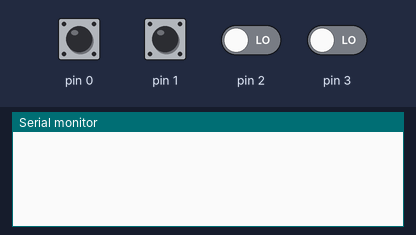
Recording of a sketch running on a simulated Arduino Leonardo, built with avr-gcc and run on an emulated ATmega32U4. On the bench: the last lines printed to the serial monitor. The inputs (shaded band) are chosen by the test bench; at power-on: pin 0, pin 1 HIGH, pin 2, pin 3 LOW.

Above: at 1.2 s.
1.3 s: pin 0 pulled LOW for 0.15 s
At 2.6 s:
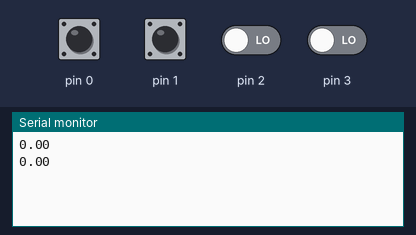
2.9 s: pin 2 driven HIGH
At 3.4 s:
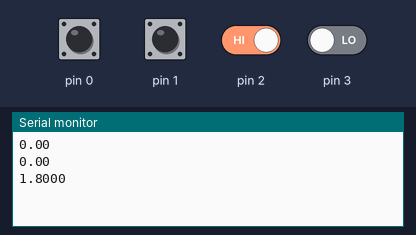
4.4 s: pin 3 driven HIGH
At 5.6 s:
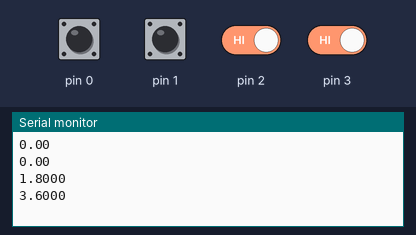
5.9 s: pin 2 driven LOW
At 6.9 s:
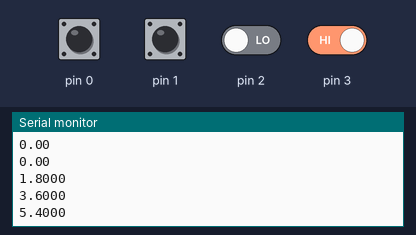
7.4 s: pin 3 driven LOW
At 8.0 s:
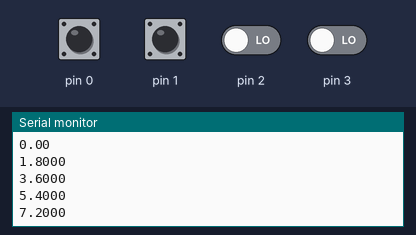
Timing chart, 0 to 9.9 s (numbered marks = the images above; inputs shaded):
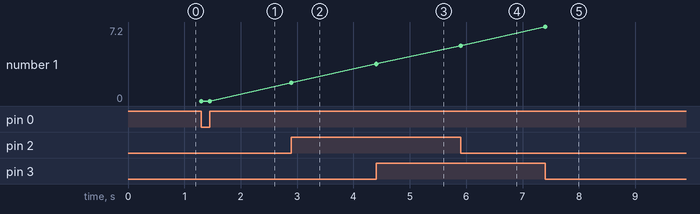

Measured:
- after the input at 1.3 s, the serial monitor: prints a new line at once (image 1)
- after the input at 2.9 s, the serial monitor: prints a new line at once (image 2)
- after the input at 4.4 s, the serial monitor: prints a new line at once (image 3)
- after the input at 5.9 s, the serial monitor: prints a new line at once (image 4)
- after the input at 7.4 s, the serial monitor: prints a new line at once (image 5)
- plotted number 1: 0 → 1.8 after the input at 2.9 s, 1.8 → 3.6 after the input at 4.4 s, 3.6 → 5.4 after the input at 5.9 s, 5.4 → 7.2 after the input at 7.4 s

The sketch:

Player2.ino
```cpp
#include <Keyboard.h>

#define STEP_ANGLE 1.8
bool pin2, pin3;
volatile float degree;
volatile bool keyboardFlag;
void setup() {
  degree = 0;
  keyboardFlag = false;
  pinMode(0, INPUT_PULLUP);
  pinMode(1, INPUT_PULLUP);
  pinMode(2, INPUT);
  pinMode(3, INPUT);
  attachInterrupt(digitalPinToInterrupt(0), zero, CHANGE);
  attachInterrupt(digitalPinToInterrupt(1), item, FALLING);
}

void loop() {
  pin2 = digitalRead(2);
  pin3 = digitalRead(3);
  if (pin2^pin3) {
    while (digitalRead(2)^digitalRead(3)) {}
    if (!(pin2^digitalRead(2))&(pin3^digitalRead(3))==1) {
      degree += STEP_ANGLE;
    } else {
      degree -= STEP_ANGLE;
    }
  } else {
    while (!(digitalRead(2)^digitalRead(3))) {}
    if ((pin2^digitalRead(2))&!(pin3^digitalRead(3))==1) {
      degree += STEP_ANGLE;
    } else {
      degree -= STEP_ANGLE;
    }
  }
  Serial.print(degree,4);
  Serial.print("\t");
  Serial.println("");
}

void zero() {
  degree = 0.000;
  Serial.print(degree);
  Serial.print("\t");
  Serial.println("");
}

void item() {
  Keyboard.print("B");
  // Serial.println("item");
}
```
